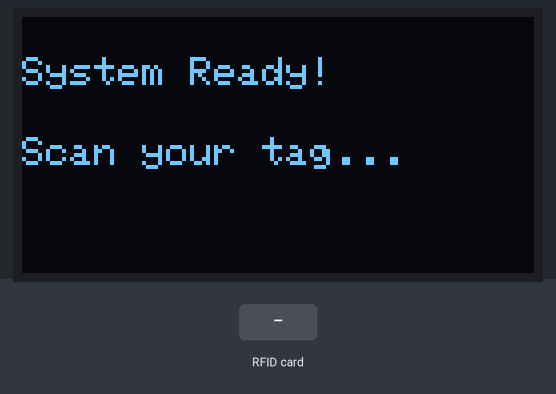
This sketch was run on a simulated ESP32. Parts: 128×64 one-colour display. Inputs (shaded band) come from the test bench. What the sketch prints to the serial monitor is not drawn.

Above: at 1.3 s.
1.4 s: RFID card 5E 7A 19 C4 held to the reader
At 2.5 s:
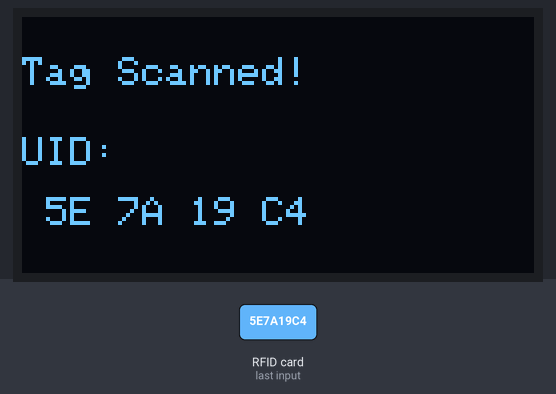
Timing chart, 0 to 4.4 s (numbered marks = the images above; inputs shaded):
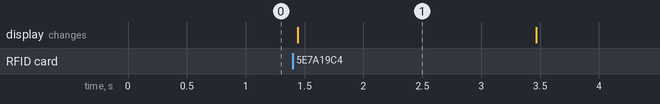

Measured:
- after the input at 1.4 s, the display: changes at once (image 1)
- what the display in image 1 shows lasts 2.1 s, from 1.4 s to 3.5 s

The sketch:

sketch.ino
```cpp
#include <SPI.h>
#include <MFRC522.h>
#include <Wire.h>
#include <Adafruit_GFX.h>
#include <Adafruit_SSD1306.h>

// --- RFID Pins ---
#define SS_PIN  5
#define RST_PIN 4

// --- OLED Settings ---
#define SCREEN_WIDTH 128
#define SCREEN_HEIGHT 64
#define OLED_RESET    -1 // We aren't using a dedicated reset pin for the OLED
#define SCREEN_ADDRESS 0x3C // Default I2C address for SSD1306

// Create instances for the hardware
MFRC522 mfrc522(SS_PIN, RST_PIN);
Adafruit_SSD1306 display(SCREEN_WIDTH, SCREEN_HEIGHT, &Wire, OLED_RESET);

void setup() {
  Serial.begin(115200);

  // Initialize SPI bus for RFID
  SPI.begin();
  mfrc522.PCD_Init();

  // Initialize I2C for OLED
  if(!display.begin(SSD1306_SWITCHCAPVCC, SCREEN_ADDRESS)) {
    Serial.println(F("SSD1306 allocation failed"));
    for(;;); // Freeze if the screen fails to load
  }

  // Clear the screen buffer and show the startup message
  display.clearDisplay();
  display.setTextSize(1);
  display.setTextColor(SSD1306_WHITE);

  display.setCursor(0, 10);
  display.println("System Ready!");
  display.setCursor(0, 30);
  display.println("Scan your tag...");
  display.display();

  Serial.println("System Ready! Waiting for a card...");
}

void loop() {
  // Check if a new card is present
  if (!mfrc522.PICC_IsNewCardPresent()) {
    return;
  }

  // Verify the card can be read
  if (!mfrc522.PICC_ReadCardSerial()) {
    return;
  }

  // Extract the UID into a readable string
  String uidString = "";
  for (byte i = 0; i < mfrc522.uid.size; i++) {
    uidString += String(mfrc522.uid.uidByte[i] < 0x10 ? " 0" : " ");
    uidString += String(mfrc522.uid.uidByte[i], HEX);
  }
  uidString.toUpperCase();

  Serial.print("Tag Scanned! UID:");
  Serial.println(uidString);

  // Update the OLED display with the scanned UID
  display.clearDisplay();
  display.setCursor(0, 10);
  display.println("Tag Scanned!");
  display.setCursor(0, 30);
  display.println("UID:");
  display.setCursor(0, 45);
  display.println(uidString);
  display.display();

  // Halt the card so it doesn't spam the reader 100 times a second
  mfrc522.PICC_HaltA();

  // Pause for 2 seconds so you can read the screen
  delay(2000);

  // Reset the screen back to the default prompt
  display.clearDisplay();
  display.setCursor(0, 10);
  display.println("System Ready!");
  display.setCursor(0, 30);
  display.println("Scan your tag...");
  display.display();
}
```
